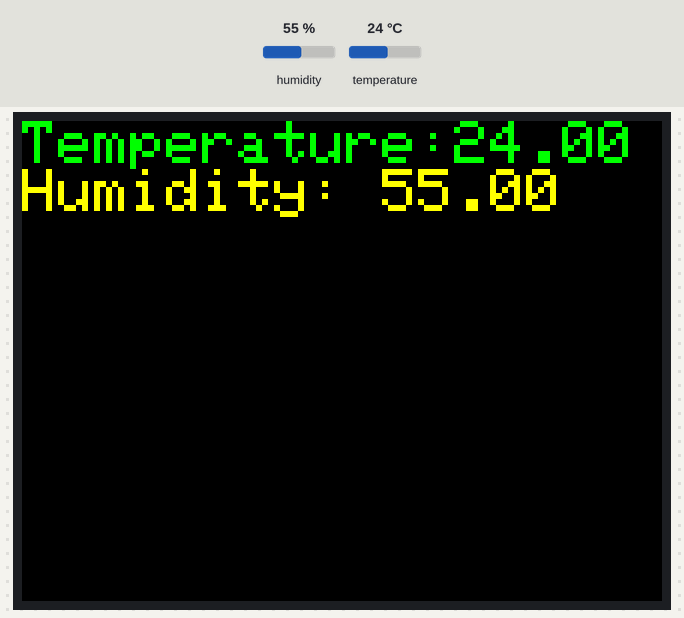
A sketch run on a simulated Arduino Uno, built with avr-gcc and run on an emulated ATmega328P. Parts: 320×240 colour display. The test bench sets the inputs (shaded band); at power-on: humidity 55 %, temperature 24 °C.

Above: at 1.4 s.
1.5 s: humidity set to 22 %
At 5.0 s:
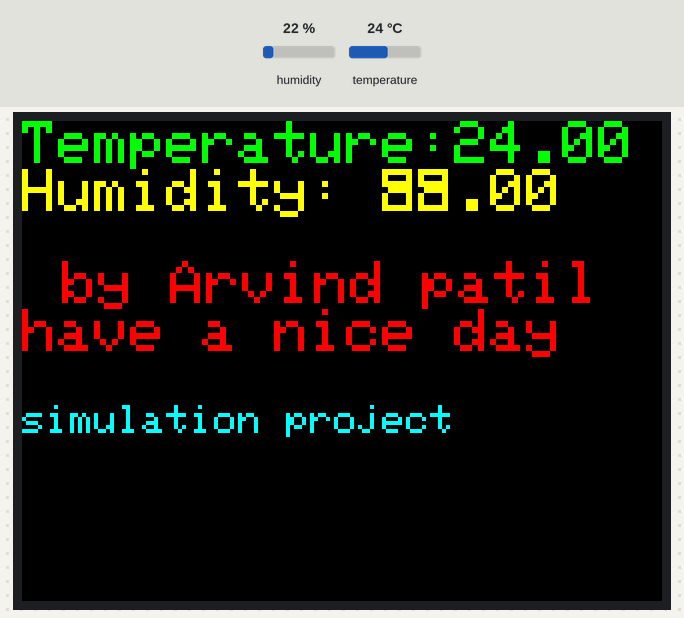
6.5 s: temperature set to 12 °C
At 8.8 s:
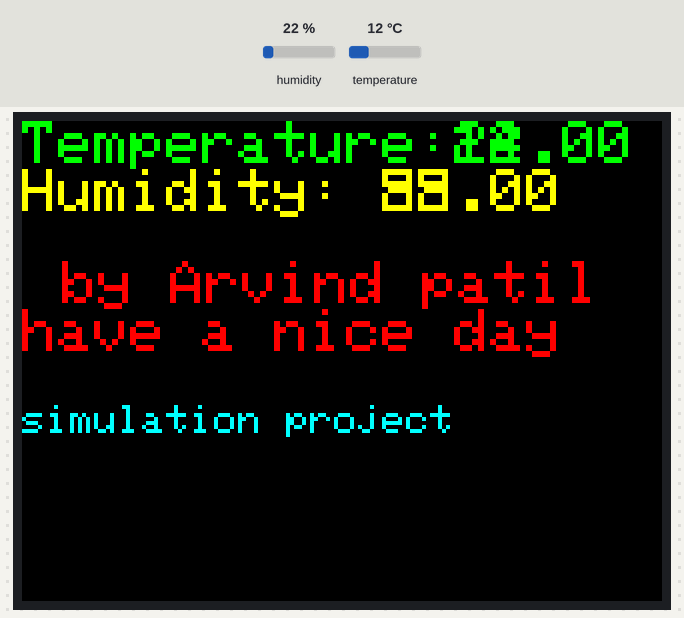
11.5 s: humidity set to 40 %
At 13.7 s:
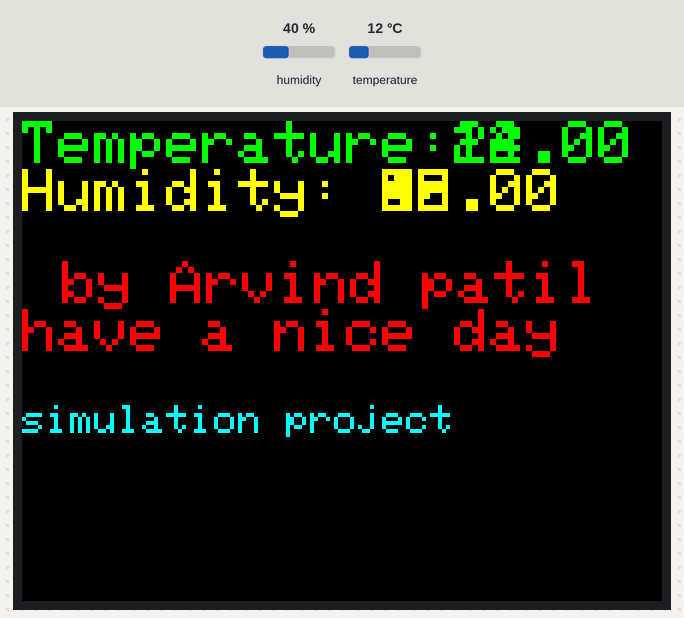
16.5 s: temperature set to 19 °C
Timing chart, 0 to 19.5 s (numbered marks = the images above; inputs shaded):
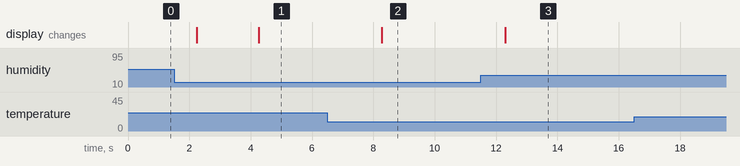

The sketch:

weather_station_on_tft.ino
```cpp
#include <Adafruit_GFX.h>
#include <Adafruit_ILI9341.h>
#include <DHT.h>

#define DHTPIN 2     // Digital pin connected to the DHT sensor
#define DHTTYPE DHT22   // DHT 22  (AM2302), AM2321

#define TFT_CS 10
#define TFT_DC 9
#define TFT_RST 8

#define DHTTEMP 0
#define DHTHUM 1

DHT dht(DHTPIN, DHTTYPE);

Adafruit_ILI9341 tft = Adafruit_ILI9341(TFT_CS, TFT_DC, TFT_RST);

void setup() {
  tft.begin();
  tft.setRotation(3);
  tft.fillScreen(ILI9341_BLACK);
  dht.begin();
}

void loop() {
  float temperature = dht.readTemperature();
  float humidity = dht.readHumidity();

  tft.setCursor(0, 0);
  tft.setTextSize(3);
  tft.setTextColor(ILI9341_GREEN);
  tft.print("Temperature:");
  tft.println(temperature);


 tft.setTextColor(ILI9341_YELLOW);
   tft.print("Humidity: ");
  tft.println(humidity);
  delay(2000);

 tft.setCursor(20, 70);
 tft.setTextColor(ILI9341_RED);
   tft.println("by Arvind patil ");
  tft.println("have a nice day ");
  tft.setTextColor(ILI9341_CYAN);
   tft.println(" ");
tft.setTextSize(2);
   tft.println("simulation project");


  delay(2000);
}
```

Measured:
- after the input at 1.5 s, the display: first differs from a run without the input after 2.8 s (image 1)
- after the input at 6.5 s, the display: changes after 1.8 s (image 2)
- after the input at 11.5 s, the display: changes after 0.79 s (image 3)
